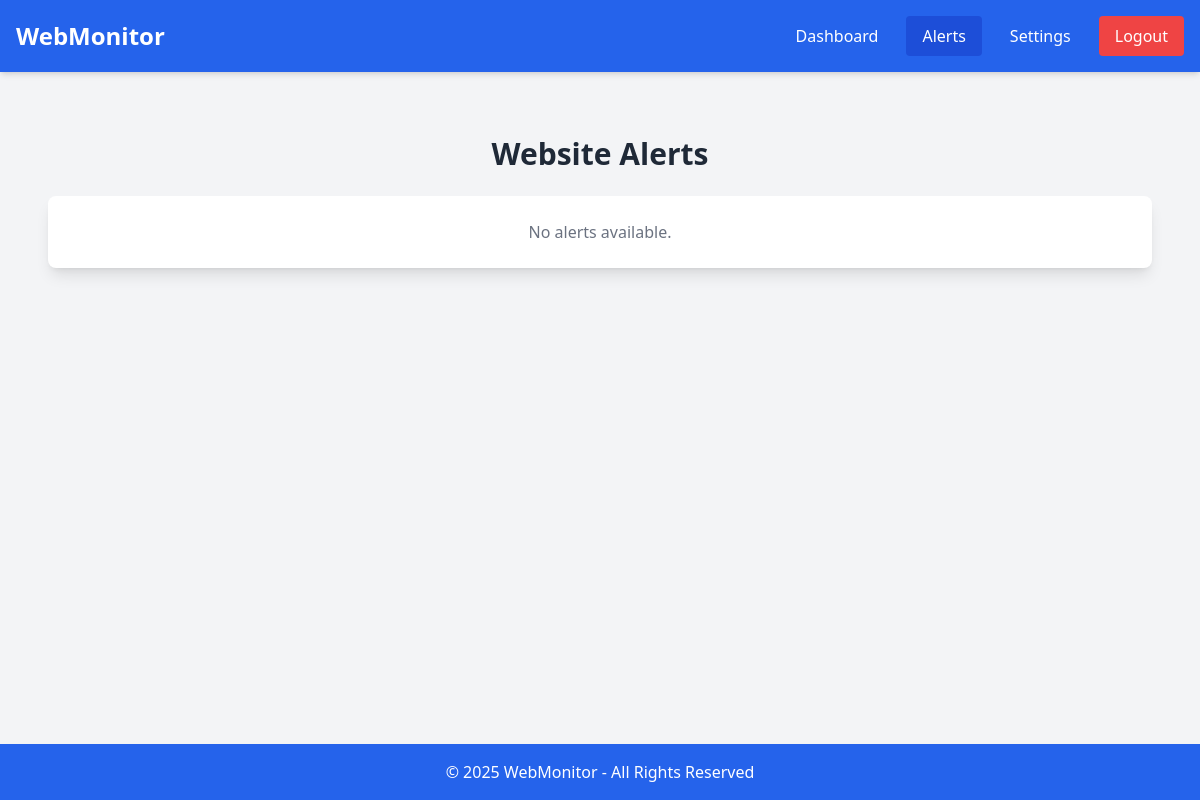
The page /alert/alert_status/2/ on the database as committed earlier.
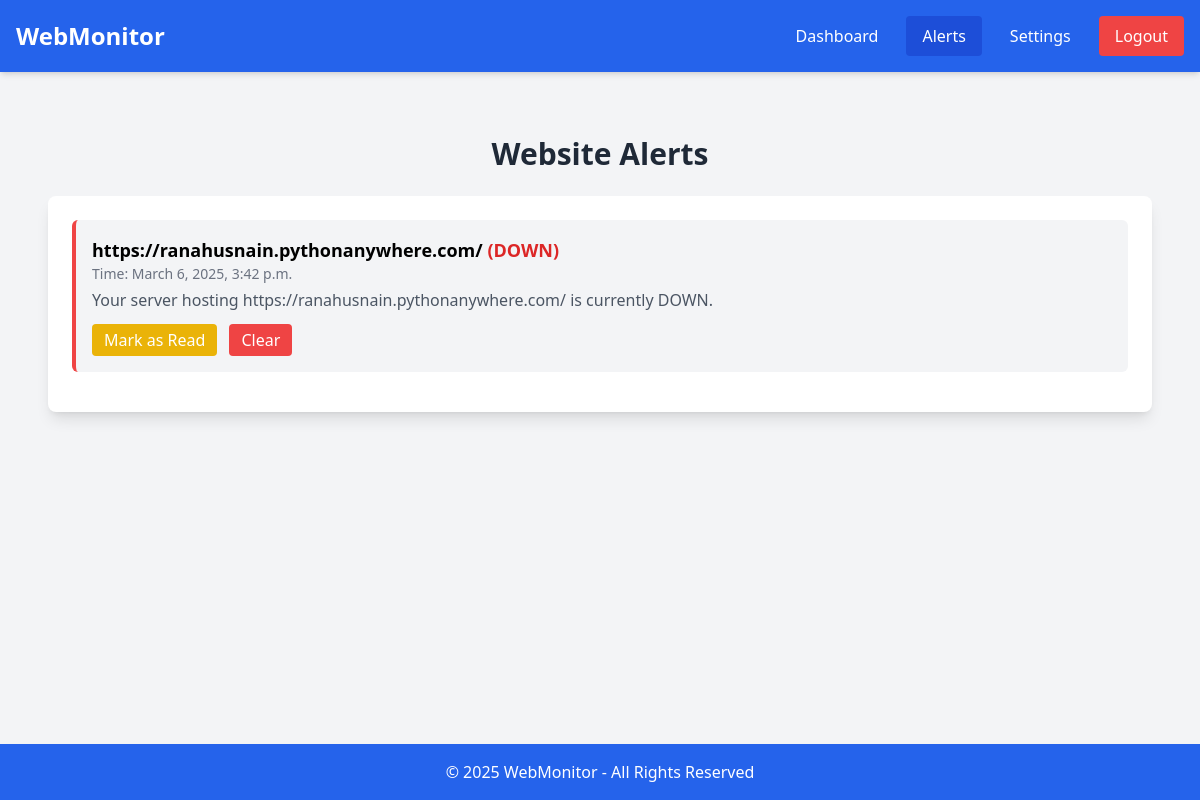
The same page on the database as committed later.
### alert/models.py (models this page shows, shortened)
class Alert(models.Model):
    STATUS_CHOICES = [
        ("UNKNOWN", "Unknown"),
        ("UP", "Up"),
        ("DOWN", "Down"),
    ]
    user = models.ForeignKey(User, on_delete=models.CASCADE)
    url = models.URLField(null=True)
    status = models.CharField(max_length=10, choices=STATUS_CHOICES, default="UNKNOWN")
    timeStamp = models.DateTimeField(auto_now_add=True, blank=True)
    message=models.CharField(max_length=100,null=True)
    is_read=models.BooleanField(default=False)

### alert/views.py (the view)
# urls.py: path("alert_status/<int:user_id>/", alertView,name="alert_status"),
def alertView(request,user_id):
    user=User.objects.get(id=user_id)
    alerts = Alert.objects.filter(user=user).order_by('-timeStamp')
    return render(request, 'alert.html', {'alerts': alerts,'userId':user_id})

### alert/templates/alert.html (shortened to what this page needs)
<!DOCTYPE html>
<html lang="en">
<head>
    <script src="https://cdn.tailwindcss.com"></script>
</head>
<body class="bg-gray-100 flex flex-col min-h-screen">
    <nav class="bg-blue-600 p-4 text-white flex flex-col md:flex-row justify-between items-center shadow-md">
        <span class="text-2xl font-bold mb-4 md:mb-0">WebMonitor</span>
        <div class="flex flex-wrap justify-center gap-3">
            <a href="{% url 'dashboard' userId %}" class="px-4 py-2 rounded hover:bg-blue-500 transition">Dashboard</a>
            <a href="#" class="px-4 py-2 rounded bg-blue-700">Alerts</a>
            <a href="#" class="px-4 py-2 rounded hover:bg-blue-500 transition">Settings</a>
            <a href="#" class="bg-red-500 px-4 py-2 rounded hover:bg-red-600 transition">Logout</a>
        </div>
    </nav>
    <div class="max-w-6xl mx-auto mt-10 p-6 flex-grow w-full">
        <h2 class="text-3xl font-bold text-center text-gray-800 mb-6">Website Alerts</h2>
        <div class="bg-white shadow-lg rounded-lg p-6">
            {% if alerts %}
            <ul id="alerts-list">
                {% for alert in alerts %}
                <li class="border-l-4 {% if alert.status == 'DOWN' %}border-red-500{% else %}border-green-500{% endif %} p-4 mb-4 bg-gray-100 rounded-md alert {% if not alert.is_read %}unread{% else %}read{% endif %}">
                    <p class="font-semibold text-lg">{{ alert.url }}
                        <span class="text-{% if alert.status == 'DOWN' %}red-600{% else %}green-600{% endif %}">
                            ({{ alert.status }})
                        </span>
                    </p>
                    <p class="text-gray-500 text-sm">Time: {{ alert.timeStamp }}</p>
                    <p class="text-gray-600 mt-1">{{ alert.message }}</p>
                    <div class="mt-3 flex gap-3">
                        {% if not alert.is_read %}
                            <button onclick="markAsRead(this, {{ alert.id }})" class="px-3 py-1 bg-yellow-500 text-white rounded hover:bg-yellow-700">Mark as Read</button>
                        {% endif  %}
                        <button onclick="clearAlert(this, {{ alert.id }})" class="px-3 py-1 bg-red-500 text-white rounded hover:bg-red-700">Clear</button>
                    </div>
                </li>
                {% endfor %}
            </ul>
            {% else %}
            <p class="text-center text-gray-500">No alerts available.</p>
            {% endif %}
        </div>
    </div>
    <footer class="bg-blue-600 text-white text-center p-4 shadow-md mt-auto">
        &copy; 2025 WebMonitor - All Rights Reserved
    </footer>
</body>
</html>

Rows that differ between the two databases and show on the page:
added Alert: url "https://ranahusnain.pythonanywhere.com/", status "DOWN", timeStamp "March 6, 2025, 3:42 p.m.", message "Your server hosting https://ranahusnain.pythonanywhere.com/ is currently DOWN."
Other text that changed with them:
text no longer shown: "No alerts available."
